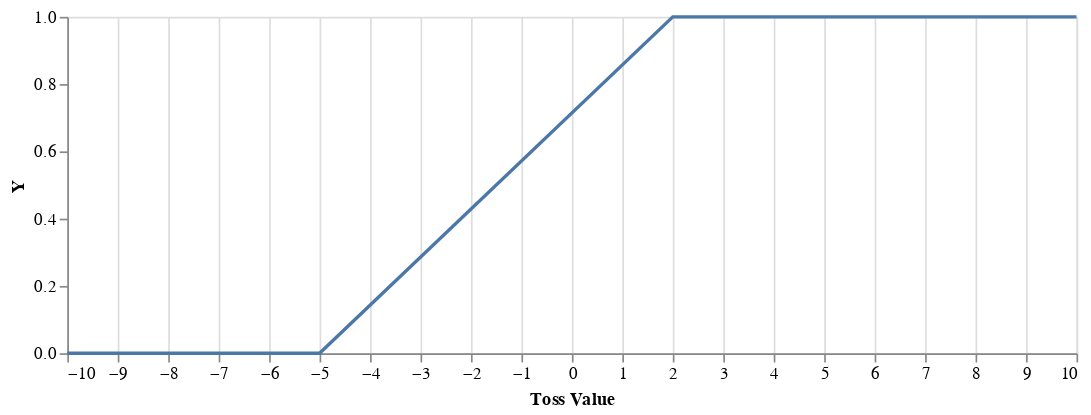

The notebook cell saved with this chart:
### Code cell
vlShow $ linePlot xsDouble ysDouble

### Figure 1 — Vega-Lite specification as saved in the notebook (floating-point values rounded to 4 significant figures)
{"$schema": "https://vega.github.io/schema/vega-lite/v3.json", "config": {"axis": {"domainWidth": 1}, "selection": {"single": {"on": "dblclick"}}}, "data": {"values": [{"X": -10, "Y": 0}, {"X": -5, "Y": 0}, {"X": 2, "Y": 1}, {"X": 6, "Y": 1}, {"X": 10, "Y": 1}]}, "description": "Logistic Regression", "encoding": {"x": {"axis": {"grid": true, "title": "Toss Value"}, "field": "X", "type": "quantitative"}, "y": {"axis": {"grid": false}, "field": "Y", "type": "quantitative"}}, "height": 200, "mark": "line", "width": 600}
